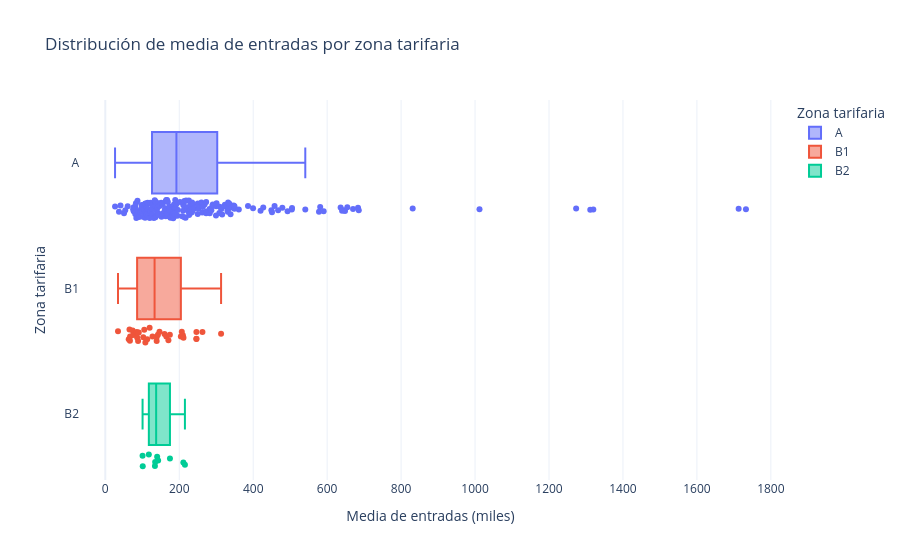

Notebook source saved alongside this figure:
### Code cell
#generamos un grafico de cajas para ver la distribución
fig = px.box(
    ranking_estaciones,
    x='media_miles',
    y='zona',
    color='zona',  # opcional: colorear por zona
    points='all',  # muestra también los puntos individuales
    title='Distribución de media de entradas por zona tarifaria',
    labels={'zona': 'Zona tarifaria', 'media_miles': 'Media de entradas (miles)'}
)

fig.update_layout(template='plotly_white')
fig.show()

### Figure 1 — Plotly figure (JSON) as saved in the notebook; plotly's stock layout.template omitted (floating-point values rounded to 4 significant figures; data arrays with more than 128 entries replaced by an {"elided": "..."} marker saying what was removed)
{"data": [{"alignmentgroup": "True", "boxpoints": "all", "hovertemplate": "Zona tarifaria=%{y}<br>Media de entradas (miles)=%{x}<extra></extra>", "legendgroup": "A", "marker": {"color": "#636efa"}, "name": "A", "notched": false, "offsetgroup": "A", "orientation": "h", "showlegend": true, "type": "box", "x": {"elided": "193 float values"}, "x0": " ", "xaxis": "x", "y": {"elided": "193 str values"}, "y0": " ", "yaxis": "y"}, {"alignmentgroup": "True", "boxpoints": "all", "hovertemplate": "Zona tarifaria=%{y}<br>Media de entradas (miles)=%{x}<extra></extra>", "legendgroup": "B1", "marker": {"color": "#EF553B"}, "name": "B1", "notched": false, "offsetgroup": "B1", "orientation": "h", "showlegend": true, "type": "box", "x": [313.1, 262.7, 246.4, 246.4, 246.4, 211.5, 209.7, 206.9, 204.4, 174.6, 170.7, 164.9, 160.2, 146.6, 142.3, 139.1, 138.9, 127.7, 119.9, 113.4, 108.4, 105.3, 102.7, 90.5, 88.7, 86.04, 85.14, 75.21, 73.92, 67.05, 66.64, 65.45, 63.35, 34.36], "x0": " ", "xaxis": "x", "y": ["B1", "B1", "B1", "B1", "B1", "B1", "B1", "B1", "B1", "B1", "B1", "B1", "B1", "B1", "B1", "B1", "B1", "B1", "B1", "B1", "B1", "B1", "B1", "B1", "B1", "B1", "B1", "B1", "B1", "B1", "B1", "B1", "B1", "B1"], "y0": " ", "yaxis": "y"}, {"alignmentgroup": "True", "boxpoints": "all", "hovertemplate": "Zona tarifaria=%{y}<br>Media de entradas (miles)=%{x}<extra></extra>", "legendgroup": "B2", "marker": {"color": "#00cc96"}, "name": "B2", "notched": false, "offsetgroup": "B2", "orientation": "h", "showlegend": true, "type": "box", "x": [215.3, 211.1, 174.9, 142.9, 140.2, 134.8, 134.2, 117.8, 101.3, 100.8], "x0": " ", "xaxis": "x", "y": ["B2", "B2", "B2", "B2", "B2", "B2", "B2", "B2", "B2", "B2"], "y0": " ", "yaxis": "y"}], "layout": {"boxmode": "overlay", "legend": {"title": {"text": "Zona tarifaria"}, "tracegroupgap": 0}, "title": {"text": "Distribución de media de entradas por zona tarifaria"}, "xaxis": {"anchor": "y", "domain": [0, 1], "title": {"text": "Media de entradas (miles)"}}, "yaxis": {"anchor": "x", "categoryarray": ["B2", "B1", "A"], "categoryorder": "array", "domain": [0, 1], "title": {"text": "Zona tarifaria"}}}}
